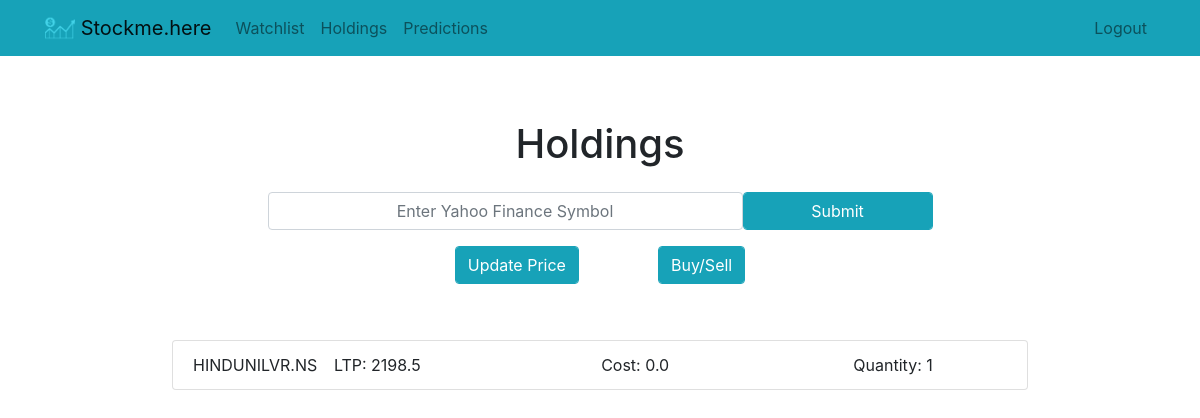
The page /holdings/ (signed in) on the database its author committed.
### home/models.py (models this page shows, shortened)
class DataModel(Model):
    symbol = models.CharField(max_length = 50)
    qty = models.IntegerField(max_length=10, default=0)
    avgCost = models.FloatField(max_length=10, default=0)
    price = models.FloatField(max_length=10, default=0)
    created = models.DateTimeField(auto_now_add=True)
    user = models.ForeignKey(User, on_delete = models.CASCADE)
    class Meta:
        db_table = "datamodel_table"

### home/views.py (the view)
# urls.py: path('holdings/', views.holdings, name="holdings"),
def holdings(request):
    holding_stock = DataModel.objects.filter(user=request.user, qty__gt=0)
    return render(request, "home/holdings.html", {"error": "", "form": "", "holding_stock": holding_stock})

### home/templates/home/holdings.html (shortened to what this page needs)
{% extends "home/base.html" %}
{% block content %}
    <div class="row justify-content-center mt-5 text-center">
        <div class="col-md-10 p-3">
            <h1>Holdings</h1>
        </div>
    </div>
    <form method="post" class="row justify-content-center">
        <input class="form-control col-md-5 text-center" type="text" placeholder="Enter Yahoo Finance Symbol" name="symbol"/>
        <br class="form-control col-md-1" />
        <input type="submit" class="form-control col-md-2 btn btn-info" value="Submit" />
    </form>
    <div class="row justify-content-center mt-3 row">
        <div class="col-md-10">
        {% if holding_stock %}
            <div class="row justify-content-center">
            <form method="post" action="{% url 'update_stock_price' %}">
                <input type="submit" value="Update Price" class="form-control col btn-info"/>
            </form>
                <p class="col-1"></p>
            <form method="GET" action="{% url 'transaction' %}">
                <input type="submit" value="Buy/Sell" class="form-control col-12 btn-info"/>
            </form>
                </div>
            <br class="p-2">
            <div class="list-group form-group p-4 m-2">
                <ul class="list-group form-group text-center table">
                    {% for stock in holding_stock %}
                      <li class="list-group-item justify-content-center">
                          <div class="row">
                              <div class="col-1">
                                  {{ stock.symbol }}
                              </div>
                              <div class="col">
                                  LTP: {{ stock.price }}
                              </div>
                              <div class="col">
                                  Cost: {{ stock.avgCost }}
                              </div>
                              <div class="col">
                                  Quantity: {{ stock.qty }}
                              </div>
                          </div>
                      </li>
                    {% endfor %}
                </ul>
                <br>
            </div>
        {% else %}
            <div class="text-center p-5">
                <h2>Looks like you don't have any Stocks in Holdings!.</h2>
            </div>
        {% endif %}
        </div>
    </div>
{% endblock %}

### rows shown on the page
DataModel: symbol "HINDUNILVR.NS", price "2198.5", avgCost "0.0", qty "1"
